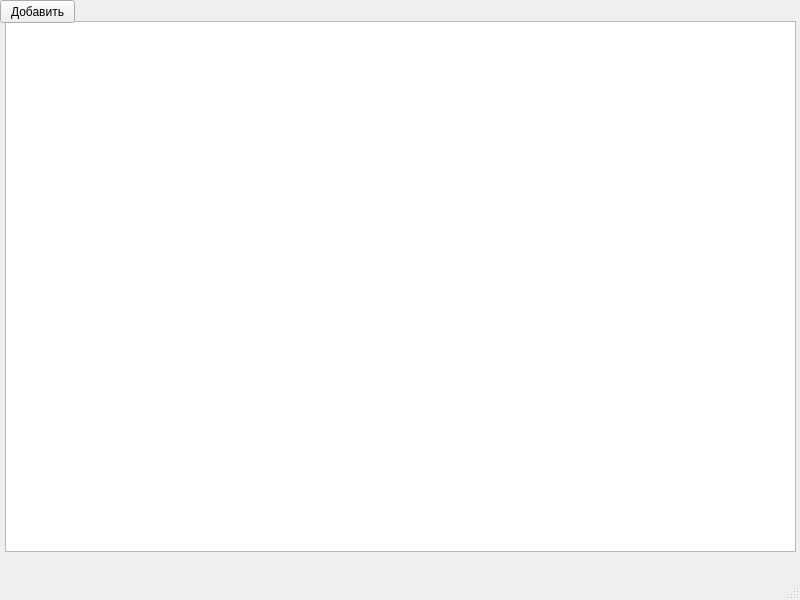
<?xml version="1.0" encoding="UTF-8"?>
<ui version="4.0">
 <class>MainWindow</class>
 <widget class="QMainWindow" name="MainWindow">
  <property name="geometry">
   <rect>
    <x>0</x>
    <y>0</y>
    <width>800</width>
    <height>600</height>
   </rect>
  </property>
  <property name="windowTitle">
   <string>MainWindow</string>
  </property>
  <widget class="QWidget" name="centralwidget">
   <widget class="QTableWidget" name="tableWidget">
    <property name="geometry">
     <rect>
      <x>5</x>
      <y>21</y>
      <width>791</width>
      <height>531</height>
     </rect>
    </property>
   </widget>
   <widget class="QPushButton" name="pushButton">
    <property name="geometry">
     <rect>
      <x>0</x>
      <y>0</y>
      <width>75</width>
      <height>23</height>
     </rect>
    </property>
    <property name="text">
     <string>Добавить</string>
    </property>
   </widget>
  </widget>
  <widget class="QMenuBar" name="menubar">
   <property name="geometry">
    <rect>
     <x>0</x>
     <y>0</y>
     <width>800</width>
     <height>21</height>
    </rect>
   </property>
  </widget>
  <widget class="QStatusBar" name="statusbar"/>
 </widget>
 <resources/>
 <connections/>
</ui>
